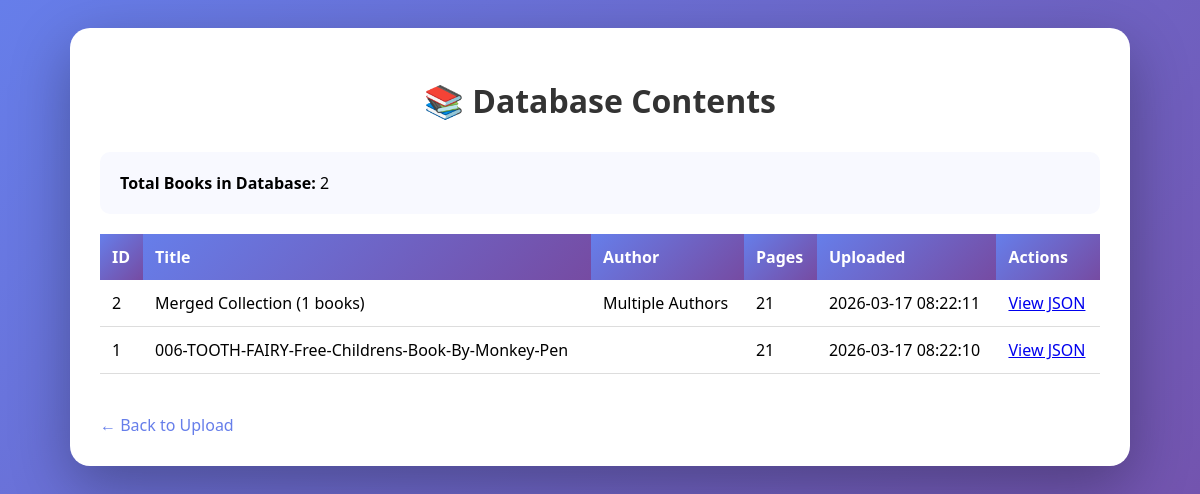
The app's page /database-view with its own data.
### tables this page shows
CREATE TABLE books (
            id INTEGER PRIMARY KEY AUTOINCREMENT,
            title TEXT NOT NULL,
            author TEXT,
            total_pages INTEGER,
            created_at TIMESTAMP DEFAULT CURRENT_TIMESTAMP,
            json_data TEXT  -- Store full JSON for backup
        );

### app.py (the view)
@app.route('/database-view')
def view_database():
    try:
        books = database.get_all_books()
        return render_template('database_view.html', books=books)
    except Exception as e:
        return f"Error viewing database: {e}", 500

### database.py (called while the page is built)
def get_db_connection():
    conn = sqlite3.connect(DB_FILE)
    conn.row_factory = sqlite3.Row
    return conn

def get_all_books():
    conn = get_db_connection()
    books = conn.execute("SELECT id, title, author, total_pages, created_at FROM books ORDER BY created_at DESC").fetchall()
    conn.close()
    return books

### templates/database_view.html (shortened to what this page needs)
<!DOCTYPE html>
<html>
<head>
</head>
<body>
    <div class="container">
        <h1>📚 Database Contents</h1>
        <div class="stats">
            <strong>Total Books in Database:</strong> {{ books|length }}
        </div>
        {% if books %}
        <table>
            <thead>
                <tr>
                    <th>ID</th>
                    <th>Title</th>
                    <th>Author</th>
                    <th>Pages</th>
                    <th>Uploaded</th>
                    <th>Actions</th>
                </tr>
            </thead>
            <tbody>
                {% for book in books %}
                <tr>
                    <td>{{ book.id }}</td>
                    <td>{{ book.title }}</td>
                    <td>{{ book.author }}</td>
                    <td>{{ book.total_pages }}</td>
                    <td>{{ book.created_at }}</td>
                    <td>
                        <a href="/view-book/{{ book.id }}" target="_blank">View JSON</a>
                    </td>
                </tr>
                {% endfor %}
            </tbody>
        </table>
        {% else %}
        <p>No books in database yet.</p>
        {% endif %}
        <a href="/" class="back-link">← Back to Upload</a>
    </div>
</body>
</html>

### templates/database_view.html (style rules this page uses)
body { font-family: 'Segoe UI', Tahoma, Geneva, Verdana, sans-serif; background: linear-gradient(135deg, #667eea 0%, #764ba2 100%); min-height: 100vh; padding: 20px; }
.container { max-width: 1000px; margin: 0 auto; background: white; border-radius: 20px; box-shadow: 0 20px 60px rgba(0,0,0,0.3); padding: 30px; }
h1 { color: #333; text-align: center; margin-bottom: 30px; }
table { width: 100%; border-collapse: collapse; margin: 20px 0; }
th { background: linear-gradient(135deg, #667eea 0%, #764ba2 100%); color: white; padding: 12px; text-align: left; }
td { padding: 12px; border-bottom: 1px solid #ddd; }
.back-link { display: inline-block; margin-top: 20px; color: #667eea; text-decoration: none; font-weight: 500; }
.stats { background: #f8f9ff; padding: 20px; border-radius: 10px; margin: 20px 0; }

### records on screen
books: id "2", title "Merged Collection (1 books)", author "Multiple Authors", total_pages "21", created_at "2026-03-17 08:22:11"
books: id "1", title "006-TOOTH-FAIRY-Free-Childrens-Book-By-Monkey-Pen", total_pages "21", created_at "2026-03-17 08:22:10"

### other values on screen
{{ books|length }} "2"
